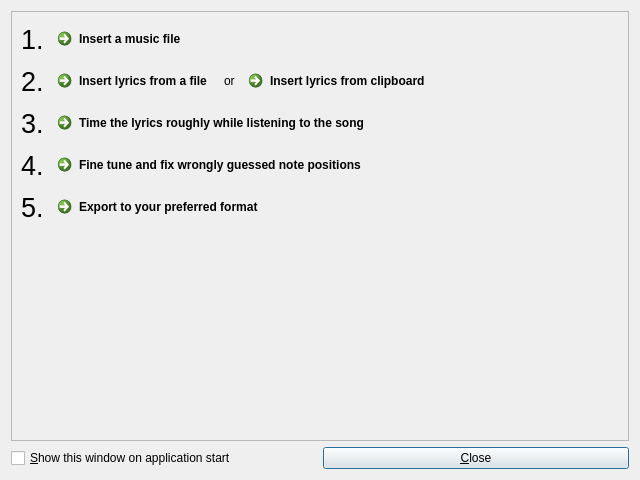
<?xml version="1.0" encoding="UTF-8"?>
<ui version="4.0">
 <class>GettingStarted</class>
 <widget class="QDialog" name="GettingStarted">
  <property name="geometry">
   <rect>
    <x>0</x>
    <y>0</y>
    <width>640</width>
    <height>480</height>
   </rect>
  </property>
  <property name="windowTitle">
   <string>Getting Started</string>
  </property>
  <layout class="QGridLayout" name="gridLayout">
   <item row="2" column="0">
    <widget class="QCheckBox" name="chkShowOnStartup">
     <property name="text">
      <string>&amp;Show this window on application start</string>
     </property>
    </widget>
   </item>
   <item row="2" column="1">
    <widget class="QPushButton" name="cmdClose">
     <property name="text">
      <string>&amp;Close</string>
     </property>
    </widget>
   </item>
   <item row="1" column="0" colspan="2">
    <widget class="QFrame" name="frame">
     <property name="frameShape">
      <enum>QFrame::StyledPanel</enum>
     </property>
     <property name="frameShadow">
      <enum>QFrame::Raised</enum>
     </property>
     <layout class="QGridLayout" name="gridLayout_2">
      <item row="0" column="0">
       <widget class="QLabel" name="label">
        <property name="font">
         <font>
          <pointsize>20</pointsize>
         </font>
        </property>
        <property name="text">
         <string>1.</string>
        </property>
       </widget>
      </item>
      <item row="0" column="1" colspan="3">
       <widget class="QCommandLinkButton" name="cmdMusicFile">
        <property name="text">
         <string>Insert a music file</string>
        </property>
       </widget>
      </item>
      <item row="1" column="0">
       <widget class="QLabel" name="label_2">
        <property name="font">
         <font>
          <pointsize>20</pointsize>
         </font>
        </property>
        <property name="text">
         <string>2.</string>
        </property>
       </widget>
      </item>
      <item row="1" column="1">
       <widget class="QCommandLinkButton" name="cmdLyricsFromFile">
        <property name="text">
         <string>Insert lyrics from a file</string>
        </property>
       </widget>
      </item>
      <item row="2" column="0">
       <widget class="QLabel" name="label_3">
        <property name="font">
         <font>
          <pointsize>20</pointsize>
         </font>
        </property>
        <property name="text">
         <string>3.</string>
        </property>
       </widget>
      </item>
      <item row="3" column="0">
       <widget class="QLabel" name="label_4">
        <property name="font">
         <font>
          <pointsize>20</pointsize>
         </font>
        </property>
        <property name="text">
         <string>4.</string>
        </property>
       </widget>
      </item>
      <item row="4" column="0">
       <widget class="QLabel" name="label_5">
        <property name="font">
         <font>
          <pointsize>20</pointsize>
         </font>
        </property>
        <property name="text">
         <string>5.</string>
        </property>
       </widget>
      </item>
      <item row="5" column="0">
       <spacer name="verticalSpacer">
        <property name="orientation">
         <enum>Qt::Vertical</enum>
        </property>
        <property name="sizeHint" stdset="0">
         <size>
          <width>20</width>
          <height>40</height>
         </size>
        </property>
       </spacer>
      </item>
      <item row="0" column="4">
       <spacer name="horizontalSpacer">
        <property name="orientation">
         <enum>Qt::Horizontal</enum>
        </property>
        <property name="sizeHint" stdset="0">
         <size>
          <width>40</width>
          <height>20</height>
         </size>
        </property>
       </spacer>
      </item>
      <item row="1" column="3">
       <widget class="QCommandLinkButton" name="cmdLyricsFromClipboard">
        <property name="text">
         <string>Insert lyrics from clipboard</string>
        </property>
       </widget>
      </item>
      <item row="1" column="2">
       <widget class="QLabel" name="label_7">
        <property name="text">
         <string>or</string>
        </property>
       </widget>
      </item>
      <item row="2" column="1" colspan="3">
       <widget class="QCommandLinkButton" name="cmdTimeLyrics">
        <property name="text">
         <string>Time the lyrics roughly while listening to the song</string>
        </property>
       </widget>
      </item>
      <item row="3" column="1" colspan="3">
       <widget class="QCommandLinkButton" name="cmdFineTuneLyrics">
        <property name="text">
         <string>Fine tune and fix wrongly guessed note positions</string>
        </property>
       </widget>
      </item>
      <item row="4" column="1" colspan="3">
       <widget class="QCommandLinkButton" name="cmdExport">
        <property name="text">
         <string>Export to your preferred format</string>
        </property>
       </widget>
      </item>
     </layout>
    </widget>
   </item>
  </layout>
 </widget>
 <resources/>
 <connections/>
</ui>
